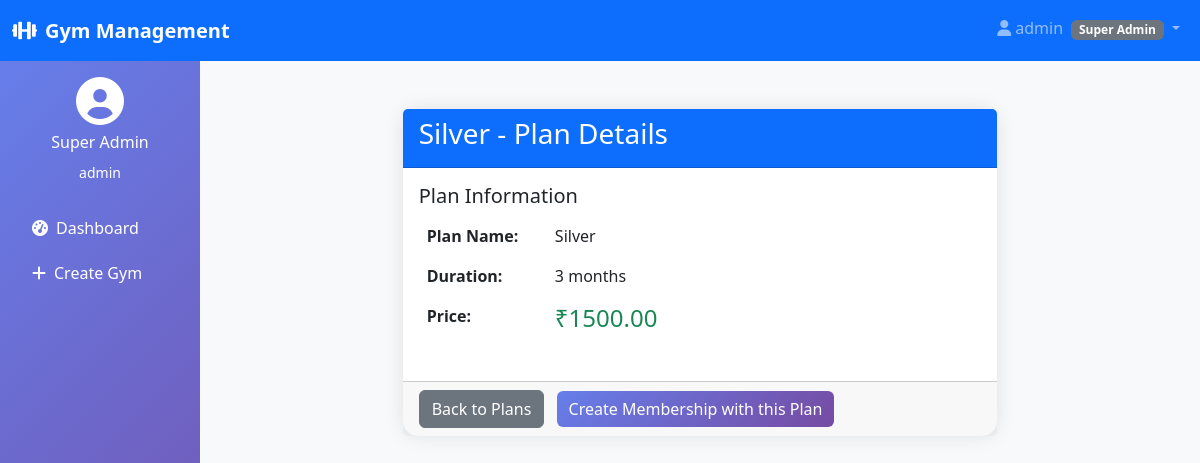
The page /plans/detail/8/ (signed in) on the database its author committed.
### multiple_gym/models.py (models this page shows, shortened)
class User(AbstractUser):
    USER_TYPES = (
        ('superadmin', 'Super Admin'),
        ('gymadmin', 'Gym Admin'),
        ('member', 'Member'),
        ('trainer', 'Trainer'),
    )
    user_type = models.CharField(max_length=20, choices=USER_TYPES, default='member')
    phone = models.CharField(max_length=15, blank=True)
    created_at = models.DateTimeField(auto_now_add=True)

class MembershipPlan(models.Model):
    name = models.CharField(max_length=100)
    duration_months = models.IntegerField()
    price = models.DecimalField(max_digits=10, decimal_places=2)
    description = models.TextField(blank=True)
    is_active = models.BooleanField(default=True)

### multiple_gym/views.py (the view, shortened to what this page needs)
# urls.py: path("plans/detail/<int:pk>/", views.plan_detail, name="plan_detail"),
@login_required
def plan_detail(request, pk):
    plan = get_object_or_404(MembershipPlan, pk=pk)
    gym_id = None
    gym = None
    context = {
        "plan": plan,
        "gym": gym,
        "gym_id": gym_id,
    }
    return render(request, "multiple_gym/plan_detail.html", context)

### templates/multiple_gym/plan_detail.html (shortened to what this page needs)
{% extends 'multiple_gym/base.html' %}
{% block content %}
<div class="container mt-4">
    <div class="row justify-content-center">
        <div class="col-md-8">
            <div class="card">
                <div class="card-header bg-primary text-white">
                    <h3>{{ plan.name }} - Plan Details</h3>
                </div>
                <div class="card-body">
                    <div class="row">
                        <div class="col-md-6">
                            <h5>Plan Information</h5>
                            <table class="table table-borderless">
                                <tr>
                                    <td><strong>Plan Name:</strong></td>
                                    <td>{{ plan.name }}</td>
                                </tr>
                                <tr>
                                    <td><strong>Duration:</strong></td>
                                    <td>{{ plan.duration_months }} month{{ plan.duration_months|pluralize }}</td>
                                </tr>
                                <tr>
                                    <td><strong>Price:</strong></td>
                                    <td><h4 class="text-success">₹{{ plan.price }}</h4></td>
                                </tr>
                            </table>
                        </div>
                        <div class="col-md-6">
                        </div>
                    </div>
                </div>
                <div class="card-footer">
                    <a href="{% url 'plan_list' %}" class="btn btn-secondary">Back to Plans</a>
                    <a href="{% url 'create_membership' %}" class="btn btn-primary ms-2">Create Membership with this Plan</a>
                </div>
            </div>
        </div>
    </div>
</div>
{% endblock %}

### templates/multiple_gym/base.html (shortened to what this page needs)
<!DOCTYPE html>
<html lang="en">
<head>
    <link href="https://cdnjs.cloudflare.com/ajax/libs/bootstrap/5.3.0/css/bootstrap.min.css" rel="stylesheet">
    <link href="https://cdnjs.cloudflare.com/ajax/libs/font-awesome/6.0.0/css/all.min.css" rel="stylesheet">
</head>
<body class="bg-light">
    <nav class="navbar navbar-expand-lg navbar-dark bg-primary">
        <div class="container-fluid">
            <a class="navbar-brand" href="#">
                <i class="fas fa-dumbbell me-2"></i>Gym Management
            </a>
            {% if user.is_authenticated %}
            <div class="navbar-nav ms-auto">
                <div class="nav-item dropdown">
                    <a class="nav-link dropdown-toggle" href="#" role="button" data-bs-toggle="dropdown">
                        <i class="fas fa-user me-1"></i>{{ user.username }}
                        <span class="badge bg-secondary ms-1">{{ user.get_user_type_display }}</span>
                    </a>
                </div>
            </div>
            {% endif %}
        </div>
    </nav>
    <div class="container-fluid">
        <div class="row">
            {% if user.is_authenticated and user.user_type != 'member' %}
            <div class="col-md-3 col-lg-2 px-0">
                <div class="sidebar text-white p-3">
                    <div class="text-center mb-4">
                        <i class="fas fa-user-circle fa-3x mb-2"></i>
                        <h6>{{ user.get_user_type_display }}</h6>
                        <small>{{ user.username }}</small>
                    </div>
                    <ul class="nav flex-column">
                        {% if user.user_type == 'superadmin' %}
                        <li class="nav-item">
                            <a class="nav-link text-white" href="{% url 'multiple_gym:superadmin_dashboard' %}">
                                <i class="fas fa-tachometer-alt me-2"></i>Dashboard
                            </a>
                        </li>
                        <li class="nav-item">
                            <a class="nav-link text-white" href="{% url 'multiple_gym:create_gym' %}">
                                <i class="fas fa-plus me-2"></i>Create Gym
                            </a>
                        </li>
                        {% endif %}
                    </ul>
                </div>
            </div>
            {% endif %}
            <div
                class="{% if user.is_authenticated and user.user_type != 'member' %}col-md-9 col-lg-10{% else %}col-12{% endif %}">
                <div class="p-4">
                    {% block content %}{% endblock %}
                </div>
            </div>
        </div>
    </div>
</body>
</html>

### templates/multiple_gym/base.html (style rules this page uses)
.sidebar { min-height: 100vh; background: linear-gradient(135deg, #667eea 0%, #764ba2 100%); }
.navbar-brand { font-weight: bold; }
.card { border: none; border-radius: 15px; box-shadow: 0 0 20px rgba(0, 0, 0, 0.1); }
.btn-primary { background: linear-gradient(135deg, #667eea 0%, #764ba2 100%); border: none; }
.nav-link { transition: all 0.3s ease; border-radius: 8px; margin-bottom: 5px; }

### rows shown on the page
User: username "admin", user_type "Super Admin"
MembershipPlan: name "Silver", duration_months "3", price "1500.00"
